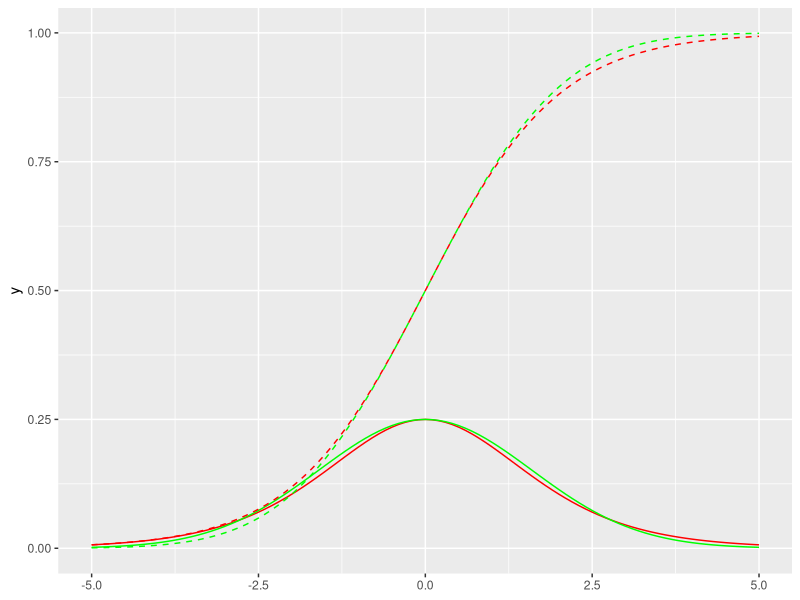
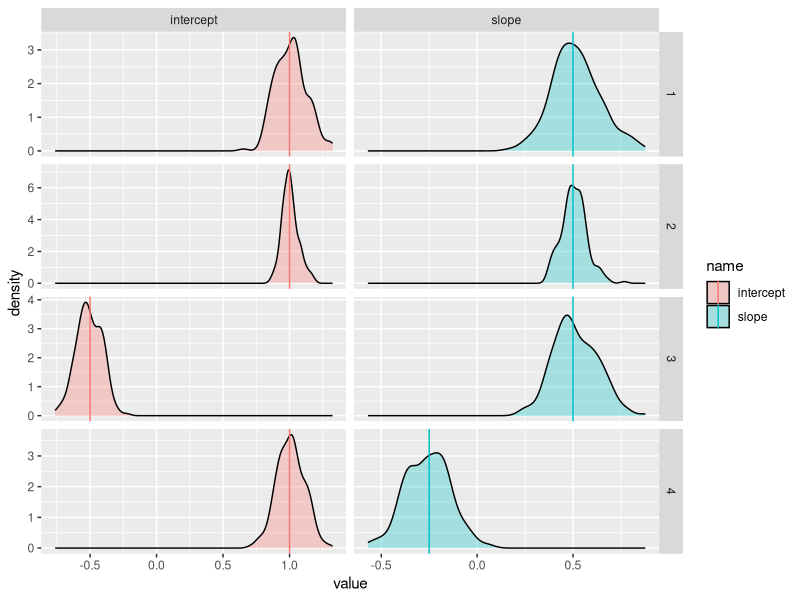
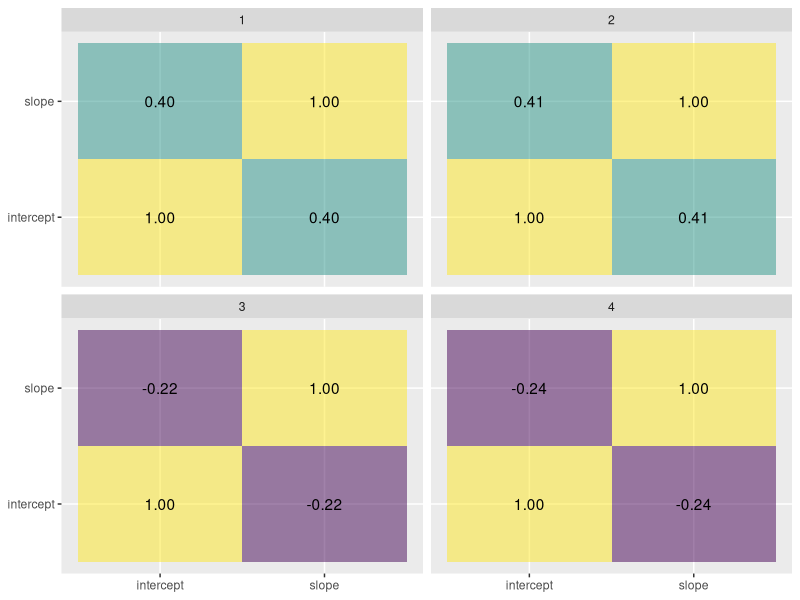
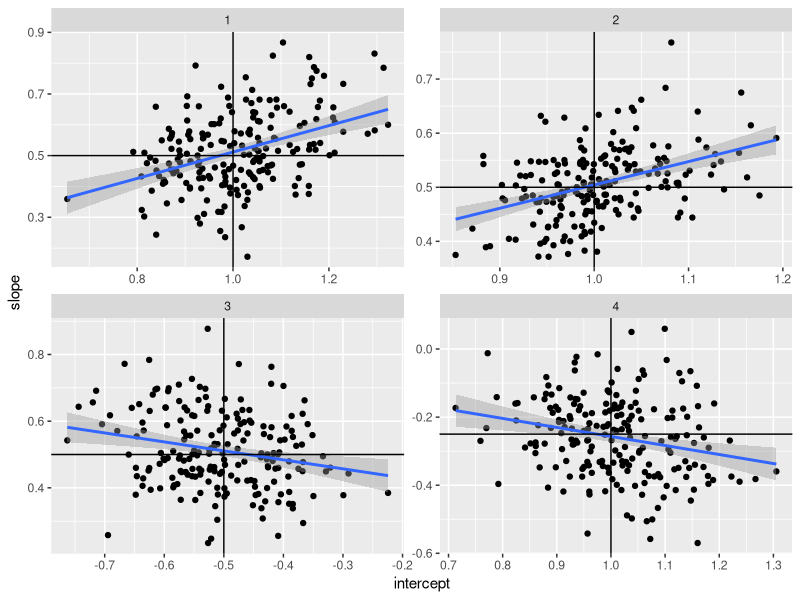

Generate these figures, in order, with R:
## ---- chunk 1
library(tidyverse)
## ---- chunk 2
ggplot() +
  geom_function(
    fun = dlogis,
    colour = "red"
  ) +
  geom_function(
    fun = dnorm,
    args = list(sd = dnorm(0) / dlogis(0)),
    colour = "green"
  ) +
  geom_function(
    fun = plogis,
    colour = "red",
    linetype = "dashed"
  ) +
  geom_function(
    fun = pnorm,
    args = list(sd = dnorm(0) / dlogis(0)),
    colour = "green",
    linetype = "dashed"
  ) +
  xlim(-5, 5)
## ---- chunk 3
generate.and.estimate.probit.regression <- function(n, intercept, slope) {
  x <- rnorm(n)
  y <- intercept + slope * x + rnorm(n)
  c <- y > 0
  model <- glm(
    formula = c ~ 1 + x,
    family = binomial(link = "probit")
  )
  result <- data.frame(
    intercept = coef(model)[[1]],
    slope = coef(model)[[2]]
  )
  return(result)
}
## ---- chunk 4
parameters <- tibble(
  parameter.set = seq(4),
  n.data = c(200, 800, 200, 200),
  intercept = c(1, 1, -0.5, 1),
  slope = c(0.5, 0.5, 0.5, -0.25)
)
parameters
## ---- chunk 5
estimated.parameters <- parameters %>%
  expand_grid(
    run = seq(200)
  ) %>%
  rowwise() %>%
  mutate(
    generate.and.estimate.probit.regression(
      n = n.data,
      intercept = intercept,
      slope = slope
    )
  ) %>%
  ungroup()
estimated.parameters
## ---- chunk 6
ggplot() +
  geom_density(
    mapping = aes(
      x = value,
      fill = name
    ),
    data = estimated.parameters %>%
      pivot_longer(
        cols = c("intercept", "slope")
      ),
    alpha = 0.3
  ) +
  geom_vline(
    mapping = aes(
      xintercept = value,
      col = name
    ),
    data = parameters %>%
      pivot_longer(
        cols = c("intercept", "slope")
      )
  ) +
  facet_grid(
    cols = vars(name),
    rows = vars(parameter.set),
    scales = "free"
  )
## ---- chunk 7
ggplot(
  mapping = aes(
    x = parameter.1,
    y = parameter.2,
    fill = correlation,
    label = sprintf("%.2f", correlation)
  ),
  data = estimated.parameters %>%
    group_by(parameter.set) %>%
    reframe(
      expand_grid(
        parameter.1 = c("intercept", "slope"),
        parameter.2 = c("intercept", "slope")
      ),
      correlation = c(cor(data.frame(intercept, slope)))
    )
) +
  geom_tile(alpha = 0.5) +
  geom_text() +
  scale_fill_viridis_c() +
  guides(fill = "none") +
  labs(
    x = NULL,
    y = NULL
  ) +
  facet_wrap(
    facets = vars(parameter.set)
  )
## ---- chunk 8
ggplot(
  mapping = aes(
    x = intercept,
    y = slope
  ),
  data = estimated.parameters,
    alpha = 0.1
) +
  geom_point() +
  geom_smooth(
    formula = y ~ x,
    method = "lm"
  ) +
  geom_vline(
    mapping = aes(
      xintercept = intercept
    ),
    data = parameters
  ) +
  geom_hline(
    mapping = aes(
      yintercept = slope
    ),
    data = parameters
  ) +
  facet_wrap(
    facets = vars(parameter.set),
    scales = "free"
  )
